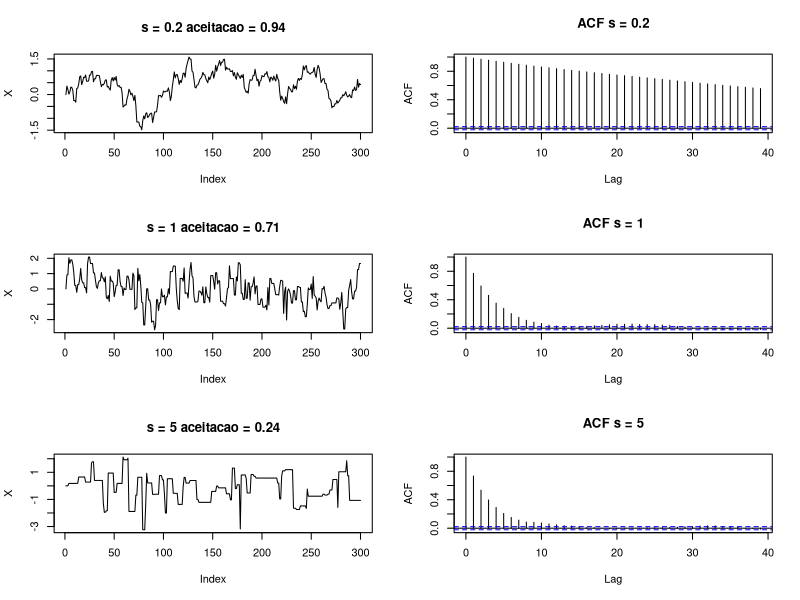

The R source for this figure:
# MH passeio aleatorio para N(0,1), proposta N(x_atual, s^2)
set.seed(20261015)
metropolis <- function(N,s,inicial=0) {
  x <- numeric(N); x[1] <- inicial; aceitos <- 0L
  for (t in 2:N) {
    candidato <- rnorm(1,mean=x[t-1],sd=s)
    logalpha <- min(0,-0.5*(candidato^2-x[t-1]^2))
    if (log(runif(1)) < logalpha) {
      x[t] <- candidato; aceitos <- aceitos + 1L
    } else x[t] <- x[t-1]
  }
  list(x=x, taxa=aceitos/(N-1))
}
valores <- c(0.2,1,5)
par(mfrow=c(3,2))
for (s in valores) {
  ans <- metropolis(10000,s)
  plot(ans$x[1:300],type='l',main=paste('s =',s,'aceitacao =',round(ans$taxa,2)),ylab='X')
  acf(ans$x[2001:10000],main=paste('ACF s =',s))
  cat('s =',s,'taxa =',ans$taxa,'media =',mean(ans$x[2001:10000]),'\n')
}
par(mfrow=c(1,1))
